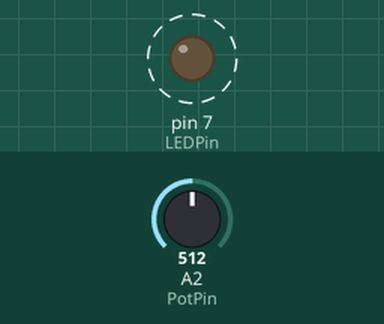
Recording of a sketch running on a simulated Arduino Uno, built with avr-gcc and run on an emulated ATmega328P. Parts: output pins drawn as LEDs (lit = HIGH). Dashed ring = blinking. The inputs (shaded band) are chosen by the test bench; at power-on: A2 (PotPin) = 512.

Above: at 1.8 s.
1.9 s: A2 (PotPin) set to 0
At 2.5 s:
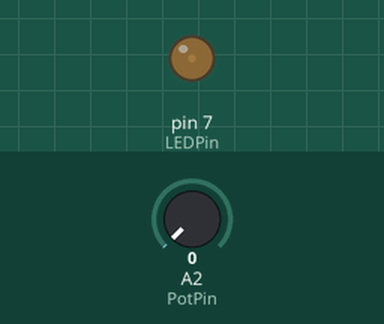
3.6 s: A2 (PotPin) set to 122
At 3.9 s:
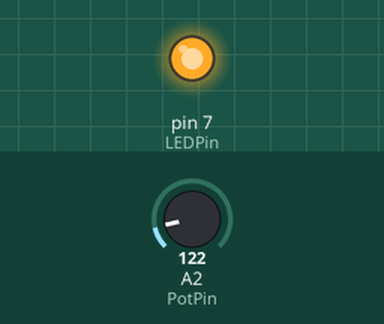
Timing chart, 0 to 13.1 s (numbered marks = the images above; inputs shaded):
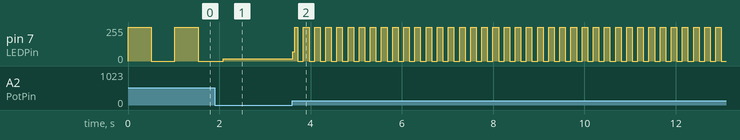

Measured:
- after the input at 3.6 s, pin 7 (LEDPin): 16/255 → 68/255 at once, then moves between 0/255 and 255/255, repeating every 0.24 s
- by itself, pin 7 (LEDPin): alternates 255/255 for 0.51 s and 0/255 for 0.51 s

The sketch:

PotTest.ino
```cpp
const int PotPin = 2;
const int LEDPin = 7 ;

int PotValue = 0;
void setup() {
  // put your setup code here, to run once:
pinMode(LEDPin, OUTPUT);
pinMode(PotPin,INPUT);
}

void loop() {
  // put your main code here, to run repeatedly:
 PotValue = analogRead(PotPin);

 digitalWrite(LEDPin,HIGH);
 delay(PotValue);
 digitalWrite(LEDPin,LOW);
 delay(PotValue);
 }
```
